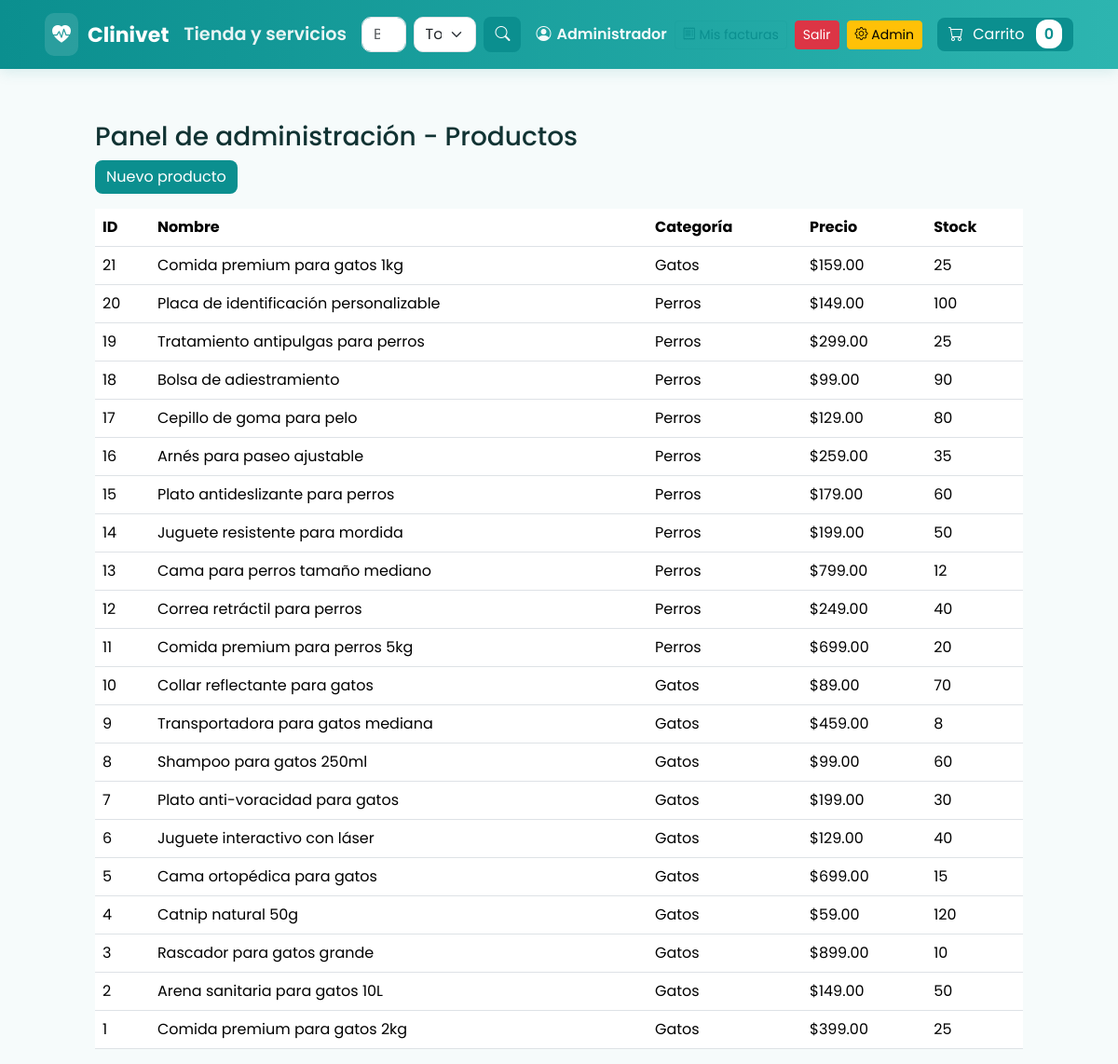
Page /backend/public/index.php?page=admin_products (signed in) on the committed database.
### tables this page shows
CREATE TABLE IF NOT EXISTS products (
  id INT AUTO_INCREMENT PRIMARY KEY,
  category_id INT,
  name VARCHAR(200) NOT NULL,
  description TEXT,
  price DECIMAL(12,2) NOT NULL,
  stock INT DEFAULT 0,
  image VARCHAR(255),
  FOREIGN KEY (category_id) REFERENCES categories(id)
);

CREATE TABLE IF NOT EXISTS categories (
  id INT AUTO_INCREMENT PRIMARY KEY,
  name VARCHAR(100) NOT NULL
);

### backend/app/Controllers/ProductController.php (called while the page is built, shortened)
<?php
class ProductController {
    public function adminProducts() {
        $pdo = DB::get();
        $stmt = $pdo->query("SELECT p.*, c.name as category_name FROM products p LEFT JOIN categories c ON p.category_id = c.id ORDER BY p.id DESC");
        $products = $stmt->fetchAll(\PDO::FETCH_ASSOC);
        include __DIR__ . '/../../../frontend/app/Views/admin/products.php';
    }
}

### frontend/app/Views/admin/products.php (the view, shortened to what this page needs)
<?php include __DIR__ . '/../../Views/layouts/main.php'; ?>
<div class="row">
  <div class="col-md-10 offset-md-1">
    <h3>Panel de administración - Productos</h3>
    <a class="btn btn-success mb-3" href="index.php?page=admin_create_product">Nuevo producto</a>
    <table class="table">
      <thead><tr><th>ID</th><th>Nombre</th><th>Categoría</th><th>Precio</th><th>Stock</th></tr></thead>
      <tbody>
        <?php foreach($products as $p): ?>
          <tr>
            <td><?=htmlspecialchars($p['id'])?></td>
            <td><?=htmlspecialchars($p['name'])?></td>
            <td><?=htmlspecialchars($p['category_name'] ?? '')?></td>
            <td>$<?=number_format($p['price'],2)?></td>
            <td><?=intval($p['stock'] ?? 0)?></td>
          </tr>
        <?php endforeach; ?>
      </tbody>
    </table>
  </div>
</div>
</body>
</html>

### frontend/app/Views/layouts/main.php (style rules this page uses)
:root { --primary:#0b8f8f; --primary-dark:#086f6f; --accent:#ffd166; --muted:#7b8b8b; --card-bg: #ffffff; --page-bg: #f6fbfb; }
html,body { height:100%; }
body { font-family: 'Poppins', system-ui, -apple-system, 'Segoe UI', Roboto, 'Helvetica Neue', Arial; background:var(--page-bg); color:#133; }
.btn-primary, .btn-success { background:var(--primary); border:none; color:#fff; border-radius:8px; }

### rows in the picture
products: id "21", name "Comida premium para gatos 1kg", category.name "Gatos", price "159.00", stock "25"
products: id "20", name "Placa de identificación personalizable", category.name "Perros", price "149.00", stock "100"
products: id "19", name "Tratamiento antipulgas para perros", category.name "Perros", price "299.00", stock "25"
products: id "18", name "Bolsa de adiestramiento", category.name "Perros", price "99.00", stock "90"
products: id "17", name "Cepillo de goma para pelo", category.name "Perros", price "129.00", stock "80"
products: id "16", name "Arnés para paseo ajustable", category.name "Perros", price "259.00", stock "35"
products: id "15", name "Plato antideslizante para perros", category.name "Perros", price "179.00", stock "60"
products: id "14", name "Juguete resistente para mordida", category.name "Perros", price "199.00", stock "50"
products: id "13", name "Cama para perros tamaño mediano", category.name "Perros", price "799.00", stock "12"
products: id "12", name "Correa retráctil para perros", category.name "Perros", price "249.00", stock "40"
products: id "11", name "Comida premium para perros 5kg", category.name "Perros", price "699.00", stock "20"
products: id "10", name "Collar reflectante para gatos", category.name "Gatos", price "89.00", stock "70"
products: id "9", name "Transportadora para gatos mediana", category.name "Gatos", price "459.00", stock "8"
products: id "8", name "Shampoo para gatos 250ml", category.name "Gatos", price "99.00", stock "60"
products: id "7", name "Plato anti-voracidad para gatos", category.name "Gatos", price "199.00", stock "30"
products: id "6", name "Juguete interactivo con láser", category.name "Gatos", price "129.00", stock "40"
products: id "5", name "Cama ortopédica para gatos", category.name "Gatos", price "699.00", stock "15"
products: id "4", name "Catnip natural 50g", category.name "Gatos", price "59.00", stock "120"
products: id "3", name "Rascador para gatos grande", category.name "Gatos", price "899.00", stock "10"
products: id "2", name "Arena sanitaria para gatos 10L", category.name "Gatos", price "149.00", stock "50"
products: id "1", name "Comida premium para gatos 2kg", category.name "Gatos", price "399.00", stock "25"

### other values in the picture
$_SESSION['user']['name'] "Administrador"
